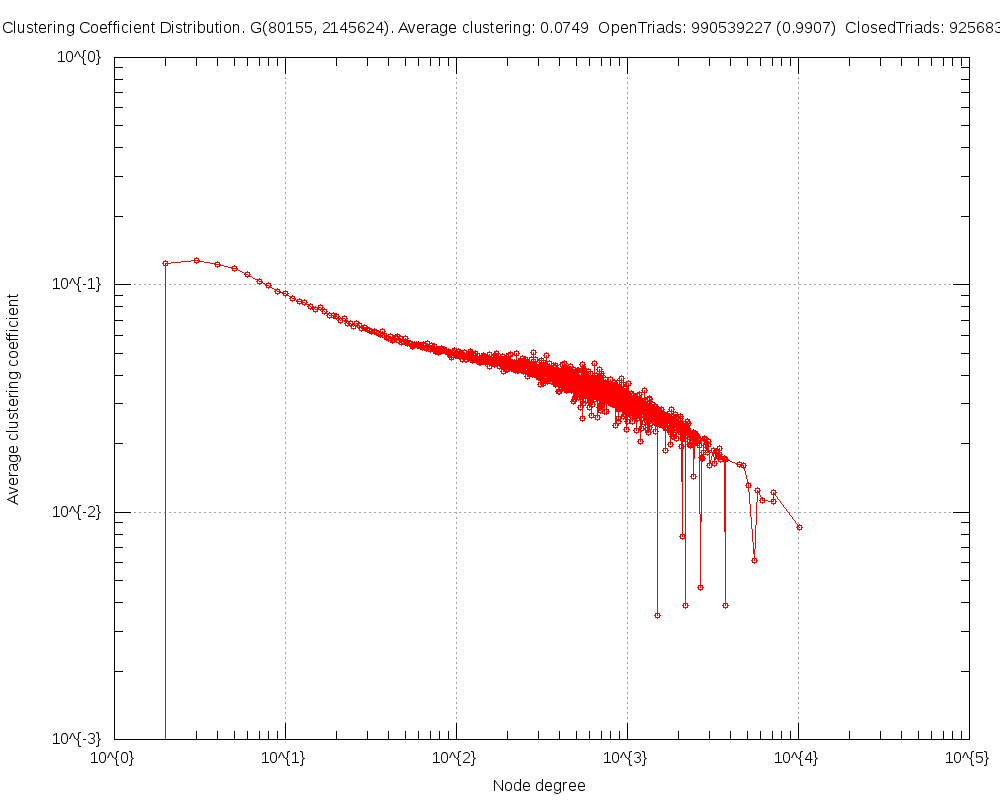

Reproduce this figure in gnuplot.
#
# Clustering Coefficient Distribution. G(80155, 2145624). Average clustering: 0.0749  OpenTriads: 990539227 (0.9907)  ClosedTriads: 9256832 (0.0093) (Sun May  4 21:56:48 2014)
#

set title "Clustering Coefficient Distribution. G(80155, 2145624). Average clustering: 0.0749  OpenTriads: 990539227 (0.9907)  ClosedTriads: 9256832 (0.0093)"
set key bottom right
set logscale xy 10
set format x "10^{%L}"
set mxtics 10
set format y "10^{%L}"
set mytics 10
set grid
set xlabel "Node degree"
set ylabel "Average clustering coefficient"
set tics scale 2
set terminal png size 1000,800
set output 'ccf.TCL_1.png'
plot 	"ccf.TCL_1.tab" using 1:2 title "" with linespoints pt 6
